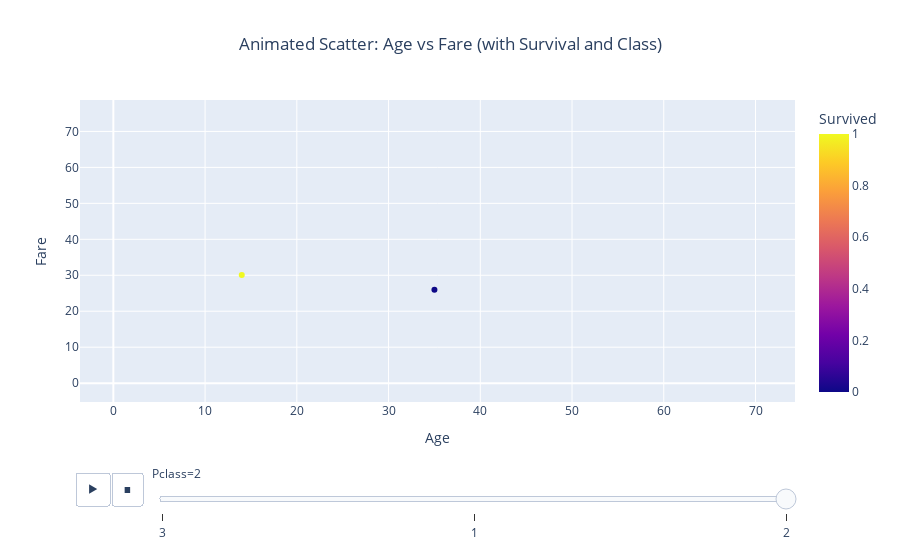

Write notebook code for a chart like this one.
### Code cell
fig_animated_scatter = px.scatter(data, x='Age', y='Fare', color='Survived', animation_frame='Pclass', animation_group='Survived',
                                  labels={'Age':'Age','Fare':'Fare'},
                                  title='Animated Scatter: Age vs Fare (with Survival and Class)')
fig_animated_scatter.update_layout(title_x=0.5)
fig_animated_scatter.show()

### Figure 1 — Plotly figure (JSON) as saved in the notebook; plotly's stock layout.template omitted (floating-point values rounded to 4 significant figures; data arrays with more than 128 entries replaced by an {"elided": "..."} marker saying what was removed)
{"data": [{"hovertemplate": "Pclass=2<br>Age=%{x}<br>Fare=%{y}<br>Survived=%{marker.color}<extra></extra>", "ids": {"elided": "184 int values"}, "legendgroup": "", "marker": {"color": {"elided": "184 int values"}, "coloraxis": "coloraxis", "symbol": "circle"}, "mode": "markers", "name": "", "orientation": "v", "showlegend": false, "type": "scatter", "x": {"elided": "184 float values"}, "xaxis": "x", "y": {"elided": "184 float values"}, "yaxis": "y"}], "layout": {"autosize": true, "coloraxis": {"colorbar": {"title": {"text": "Survived"}}, "colorscale": [[0, "#0d0887"], [0.1111, "#46039f"], [0.2222, "#7201a8"], [0.3333, "#9c179e"], [0.4444, "#bd3786"], [0.5556, "#d8576b"], [0.6667, "#ed7953"], [0.7778, "#fb9f3a"], [0.8889, "#fdca26"], [1, "#f0f921"]]}, "legend": {"tracegroupgap": 0}, "sliders": [{"active": 2, "currentvalue": {"prefix": "Pclass="}, "len": 0.9, "pad": {"b": 10, "t": 60}, "steps": [{"args": [["3"], {"frame": {"duration": 0, "redraw": false}, "fromcurrent": true, "mode": "immediate", "transition": {"duration": 0, "easing": "linear"}}], "label": "3", "method": "animate"}, {"args": [["1"], {"frame": {"duration": 0, "redraw": false}, "fromcurrent": true, "mode": "immediate", "transition": {"duration": 0, "easing": "linear"}}], "label": "1", "method": "animate"}, {"args": [["2"], {"frame": {"duration": 0, "redraw": false}, "fromcurrent": true, "mode": "immediate", "transition": {"duration": 0, "easing": "linear"}}], "label": "2", "method": "animate"}], "x": 0.1, "xanchor": "left", "y": 0, "yanchor": "top"}], "title": {"text": "Animated Scatter: Age vs Fare (with Survival and Class)", "x": 0.5}, "updatemenus": [{"active": 0, "buttons": [{"args": [null, {"frame": {"duration": 500, "redraw": false}, "fromcurrent": true, "mode": "immediate", "transition": {"duration": 500, "easing": "linear"}}], "label": "&#9654;", "method": "animate"}, {"args": [[null], {"frame": {"duration": 0, "redraw": false}, "fromcurrent": true, "mode": "immediate", "transition": {"duration": 0, "easing": "linear"}}], "label": "&#9724;", "method": "animate"}], "direction": "left", "pad": {"r": 10, "t": 70}, "showactive": false, "type": "buttons", "x": 0.1, "xanchor": "right", "y": 0, "yanchor": "top"}], "xaxis": {"anchor": "y", "autorange": true, "domain": [0, 1], "range": [-4.045, 78.47], "title": {"text": "Age"}, "type": "linear"}, "yaxis": {"anchor": "x", "autorange": true, "domain": [0, 1], "range": [-7.161, 76.71], "title": {"text": "Fare"}, "type": "linear"}}}
